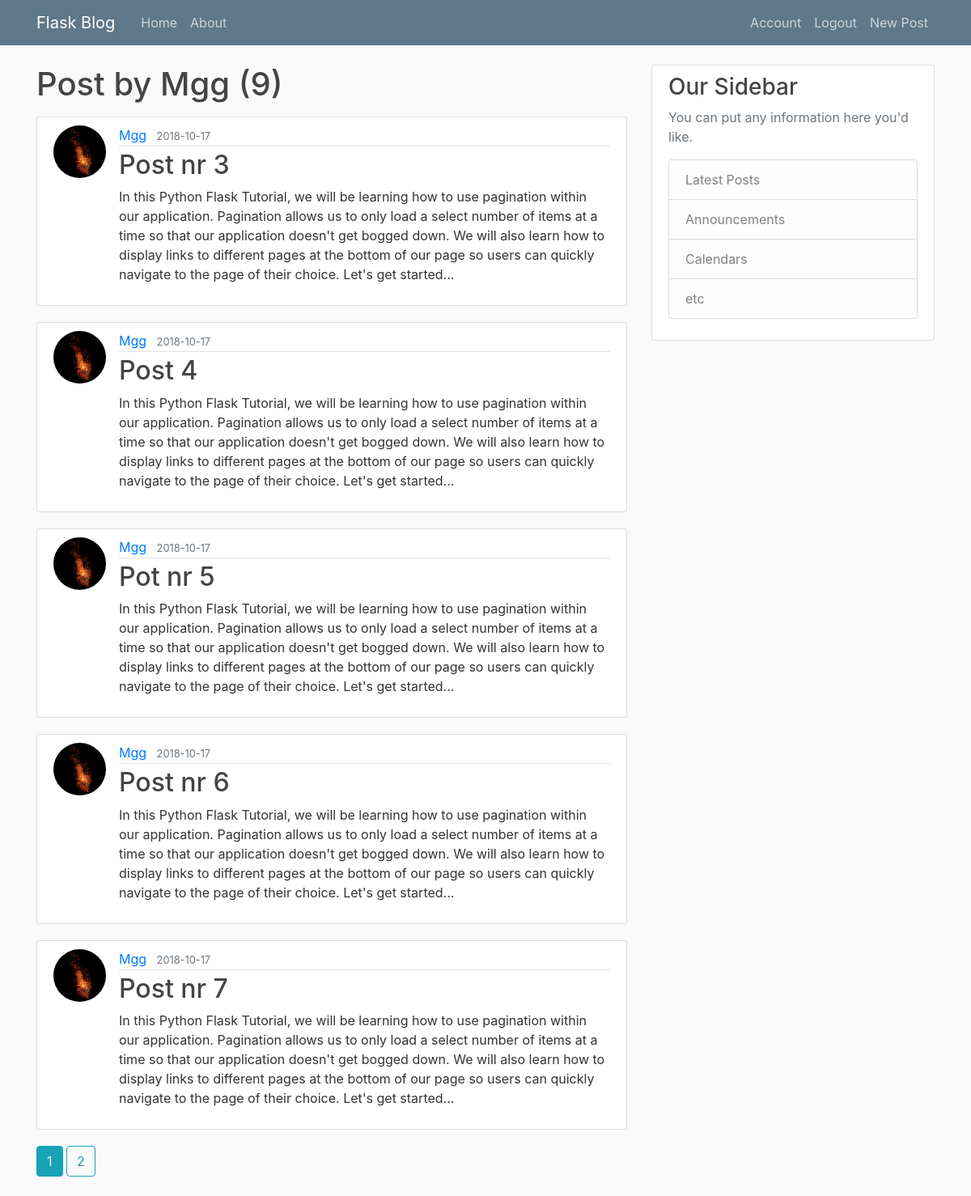
Screenshot of /user/Mgg (signed in) with the database file from the repository.
### app2/models.py (models this page shows, shortened)
class User(db.Model, UserMixin): # tworzenie klasy użytkowniak w oparciu o model bazy danych z SQLAlchemy
    id = db.Column(db.Integer, primary_key=True)
    username = db.Column(db.String(20),unique=True, nullable = False)
    email = db.Column(db.String(120), unique=True, nullable=False)
    image_file = db.Column(db.String(20), nullable=False, default='default.jpg')
    password = db.Column(db.String(60), nullable=False)
    posts = db.relationship('Post', backref='author', lazy = True) #powiązanie z klasą Post, backref - dodanie kolumny do klasy Post, atrybut lazy pozwala pobrać dane z klasy Post do danego użytkownika

class Post(db.Model):
    id = db.Column(db.Integer, primary_key=True)
    title = db.Column(db.String(100), nullable = False)
    date_posted = db.Column(db.DateTime, nullable = False, default=datetime.utcnow)
    content = db.Column(db.Text, nullable=False)
    user_id = db.Column(db.Integer, db.ForeignKey('user.id'), nullable=False)

### app2/users/routes.py (the view)
@users.route("/user/<string:username>")
def user_posts(username):
    page = request.args.get('page', 1, type=int) #Pobieranie numeru strony
    user = User.query.filter_by(username=username).first_or_404()
    posts = Post.query.filter_by(author=user)\
        .order_by(Post.date_posted.desc())\
        .paginate(page=page, per_page=5) #wszystkie posty stworzone przez jednego użytkownika, z paginacją i posortowane względem daty dodania
    return render_template("user_posts.html", posts=posts, user=user)

### app2/models.py (called while the page is built)
@login_manager.user_loader
def load_user(user_id):
    return User.query.get(int(user_id))

### app2/templates/user_posts.html
{% extends "layout.html" %}
{% block content %}
    <h1 class="mb-3">Post by {{ user.username }} ({{ posts.total }})</h1>
    {% for post in posts.items %}
        <article class="media content-section">
          <img class="rounded-circle article-img" src="{{ url_for('static', filename='profile_pics/' + post.author.image_file)}}">
            <div class="media-body">
            <div class="article-metadata">
              <a class="mr-2" href="{{url_for('users.user_posts', username=user.username)}}">{{ post.author.username }}</a>
              <small class="text-muted">{{ post.date_posted.strftime('%Y-%m-%d') }}</small>
            </div>
            <h2><a class="article-title" href="{{url_for('posts.post', post_id = post.id)}}">{{ post.title }}</a></h2>
            <p class="article-content">{{ post.content }}</p>
          </div>
        </article>
    {% endfor %}
    {% for page_num in posts.iter_pages(left_edge=1, right_edge=1, left_current=1, right_current=2) %}
        {% if page_num %}
            {% if posts.page == page_num %}
                <a class="btn btn-info mb-4" href="{{ url_for('users.user_posts', username=user.username, page=page_num )}}">{{ page_num }}</a>
            {% else %}
                <a class="btn btn-outline-info mb-4" href="{{ url_for('users.user_posts', username=user.username, page=page_num )}}">{{ page_num }}</a>
            {% endif %}
        {% else %}
            ...
        {% endif %}
    {% endfor %}
{% endblock content %}

### app2/static/main.css (style rules this page uses)
body { background: #fafafa; color: #333333; margin-top: 5rem; }
h1, h2, h3, h4, h5, h6 { color: #444444; }
.content-section { background: #ffffff; padding: 10px 20px; border: 1px solid #dddddd; border-radius: 3px; margin-bottom: 20px; }
.article-title { color: #444444; }
.article-content { white-space: pre-line; }
.article-img { height: 65px; width: 65px; margin-right: 16px; }
.article-metadata { padding-bottom: 1px; margin-bottom: 4px; border-bottom: 1px solid #e3e3e3 }

### rows the page displays
User: username "Mgg"
Post: image_file (picture), author.username "Mgg", date_posted "2018-10-17", title "Post nr 3", content "In this Python Flask Tutorial, we will be learning how to use pagination within our application. Pagination allows us to only load a select number of items at a time so that our application doesn't get bogged down. We will also learn how to display links to different pages at the bottom of our page so users can quickly navigate to the page of their choice. Let's get started..."
Post: image_file (picture), author.username "Mgg", date_posted "2018-10-17", title "Post 4", content "In this Python Flask Tutorial, we will be learning how to use pagination within our application. Pagination allows us to only load a select number of items at a time so that our application doesn't get bogged down. We will also learn how to display links to different pages at the bottom of our page so users can quickly navigate to the page of their choice. Let's get started..."
Post: image_file (picture), author.username "Mgg", date_posted "2018-10-17", title "Pot nr 5", content "In this Python Flask Tutorial, we will be learning how to use pagination within our application. Pagination allows us to only load a select number of items at a time so that our application doesn't get bogged down. We will also learn how to display links to different pages at the bottom of our page so users can quickly navigate to the page of their choice. Let's get started..."
Post: image_file (picture), author.username "Mgg", date_posted "2018-10-17", title "Post nr 6", content "In this Python Flask Tutorial, we will be learning how to use pagination within our application. Pagination allows us to only load a select number of items at a time so that our application doesn't get bogged down. We will also learn how to display links to different pages at the bottom of our page so users can quickly navigate to the page of their choice. Let's get started..."
Post: image_file (picture), author.username "Mgg", date_posted "2018-10-17", title "Post nr 7", content "In this Python Flask Tutorial, we will be learning how to use pagination within our application. Pagination allows us to only load a select number of items at a time so that our application doesn't get bogged down. We will also learn how to display links to different pages at the bottom of our page so users can quickly navigate to the page of their choice. Let's get started..."

### other values shown
{{ posts.total }} "9"
{{ page_num }} "1"
{{ page_num }} "2"
